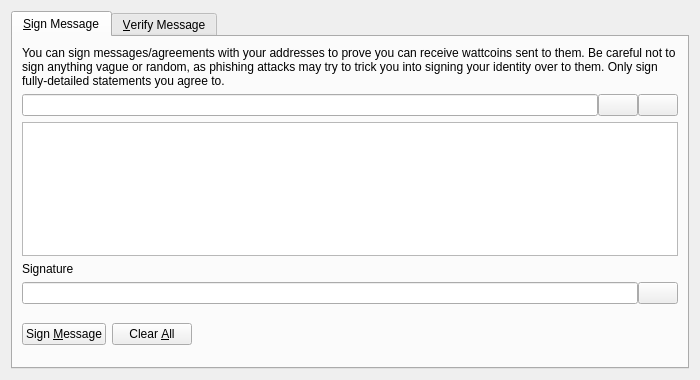
<?xml version="1.0" encoding="UTF-8"?>
<ui version="4.0">
 <class>SignVerifyMessageDialog</class>
 <widget class="QDialog" name="SignVerifyMessageDialog">
  <property name="geometry">
   <rect>
    <x>0</x>
    <y>0</y>
    <width>700</width>
    <height>380</height>
   </rect>
  </property>
  <property name="windowTitle">
   <string>Signatures - Sign / Verify a Message</string>
  </property>
  <property name="modal">
   <bool>true</bool>
  </property>
  <layout class="QVBoxLayout" name="verticalLayout">
   <item>
    <widget class="QTabWidget" name="tabWidget">
     <property name="currentIndex">
      <number>0</number>
     </property>
     <widget class="QWidget" name="tabSignMessage">
      <attribute name="title">
       <string>&amp;Sign Message</string>
      </attribute>
      <layout class="QVBoxLayout" name="verticalLayout_SM">
       <item>
        <widget class="QLabel" name="infoLabel_SM">
         <property name="text">
          <string>You can sign messages/agreements with your addresses to prove you can receive wattcoins sent to them. Be careful not to sign anything vague or random, as phishing attacks may try to trick you into signing your identity over to them. Only sign fully-detailed statements you agree to.</string>
         </property>
         <property name="textFormat">
          <enum>Qt::PlainText</enum>
         </property>
         <property name="wordWrap">
          <bool>true</bool>
         </property>
        </widget>
       </item>
       <item>
        <layout class="QHBoxLayout" name="horizontalLayout_1_SM">
         <property name="spacing">
          <number>0</number>
         </property>
         <item>
          <widget class="QValidatedLineEdit" name="addressIn_SM">
           <property name="toolTip">
            <string>The Wattcoin address to sign the message with</string>
           </property>
          </widget>
         </item>
         <item>
          <widget class="QPushButton" name="addressBookButton_SM">
           <property name="toolTip">
            <string>Choose previously used address</string>
           </property>
           <property name="text">
            <string/>
           </property>
           <property name="icon">
            <iconset resource="../bitcoin.qrc">
             <normaloff>:/icons/address-book</normaloff>:/icons/address-book</iconset>
           </property>
           <property name="shortcut">
            <string>Alt+A</string>
           </property>
           <property name="autoDefault">
            <bool>false</bool>
           </property>
          </widget>
         </item>
         <item>
          <widget class="QPushButton" name="pasteButton_SM">
           <property name="toolTip">
            <string>Paste address from clipboard</string>
           </property>
           <property name="text">
            <string/>
           </property>
           <property name="icon">
            <iconset resource="../bitcoin.qrc">
             <normaloff>:/icons/editpaste</normaloff>:/icons/editpaste</iconset>
           </property>
           <property name="shortcut">
            <string>Alt+P</string>
           </property>
           <property name="autoDefault">
            <bool>false</bool>
           </property>
          </widget>
         </item>
        </layout>
       </item>
       <item>
        <widget class="QPlainTextEdit" name="messageIn_SM">
         <property name="toolTip">
          <string>Enter the message you want to sign here</string>
         </property>
        </widget>
       </item>
       <item>
        <widget class="QLabel" name="signatureLabel_SM">
         <property name="text">
          <string>Signature</string>
         </property>
         <property name="textFormat">
          <enum>Qt::PlainText</enum>
         </property>
        </widget>
       </item>
       <item>
        <layout class="QHBoxLayout" name="horizontalLayout_2_SM">
         <property name="spacing">
          <number>0</number>
         </property>
         <item>
          <widget class="QLineEdit" name="signatureOut_SM">
           <property name="font">
            <font>
             <italic>true</italic>
            </font>
           </property>
           <property name="readOnly">
            <bool>true</bool>
           </property>
          </widget>
         </item>
         <item>
          <widget class="QPushButton" name="copySignatureButton_SM">
           <property name="toolTip">
            <string>Copy the current signature to the system clipboard</string>
           </property>
           <property name="text">
            <string/>
           </property>
           <property name="icon">
            <iconset resource="../bitcoin.qrc">
             <normaloff>:/icons/editcopy</normaloff>:/icons/editcopy</iconset>
           </property>
           <property name="autoDefault">
            <bool>false</bool>
           </property>
          </widget>
         </item>
        </layout>
       </item>
       <item>
        <layout class="QHBoxLayout" name="horizontalLayout_3_SM">
         <item>
          <widget class="QPushButton" name="signMessageButton_SM">
           <property name="toolTip">
            <string>Sign the message to prove you own this Wattcoin address</string>
           </property>
           <property name="text">
            <string>Sign &amp;Message</string>
           </property>
           <property name="icon">
            <iconset resource="../bitcoin.qrc">
             <normaloff>:/icons/edit</normaloff>:/icons/edit</iconset>
           </property>
           <property name="autoDefault">
            <bool>false</bool>
           </property>
          </widget>
         </item>
         <item>
          <widget class="QPushButton" name="clearButton_SM">
           <property name="toolTip">
            <string>Reset all sign message fields</string>
           </property>
           <property name="text">
            <string>Clear &amp;All</string>
           </property>
           <property name="icon">
            <iconset resource="../bitcoin.qrc">
             <normaloff>:/icons/remove</normaloff>:/icons/remove</iconset>
           </property>
           <property name="autoDefault">
            <bool>false</bool>
           </property>
          </widget>
         </item>
         <item>
          <spacer name="horizontalSpacer_1_SM">
           <property name="orientation">
            <enum>Qt::Horizontal</enum>
           </property>
           <property name="sizeHint" stdset="0">
            <size>
             <width>40</width>
             <height>48</height>
            </size>
           </property>
          </spacer>
         </item>
         <item>
          <widget class="QLabel" name="statusLabel_SM">
           <property name="font">
            <font>
             <weight>75</weight>
             <bold>true</bold>
            </font>
           </property>
           <property name="text">
            <string/>
           </property>
           <property name="wordWrap">
            <bool>true</bool>
           </property>
          </widget>
         </item>
         <item>
          <spacer name="horizontalSpacer_2_SM">
           <property name="orientation">
            <enum>Qt::Horizontal</enum>
           </property>
           <property name="sizeHint" stdset="0">
            <size>
             <width>40</width>
             <height>48</height>
            </size>
           </property>
          </spacer>
         </item>
        </layout>
       </item>
      </layout>
     </widget>
     <widget class="QWidget" name="tabVerifyMessage">
      <attribute name="title">
       <string>&amp;Verify Message</string>
      </attribute>
      <layout class="QVBoxLayout" name="verticalLayout_VM">
       <item>
        <widget class="QLabel" name="infoLabel_VM">
         <property name="text">
          <string>Enter the receiver's address, message (ensure you copy line breaks, spaces, tabs, etc. exactly) and signature below to verify the message. Be careful not to read more into the signature than what is in the signed message itself, to avoid being tricked by a man-in-the-middle attack. Note that this only proves the signing party receives with the address, it cannot prove sendership of any transaction!</string>
         </property>
         <property name="textFormat">
          <enum>Qt::PlainText</enum>
         </property>
         <property name="alignment">
          <set>Qt::AlignLeading|Qt::AlignLeft|Qt::AlignTop</set>
         </property>
         <property name="wordWrap">
          <bool>true</bool>
         </property>
        </widget>
       </item>
       <item>
        <layout class="QHBoxLayout" name="horizontalLayout_1_VM">
         <property name="spacing">
          <number>0</number>
         </property>
         <item>
          <widget class="QValidatedLineEdit" name="addressIn_VM">
           <property name="toolTip">
            <string>The Wattcoin address the message was signed with</string>
           </property>
          </widget>
         </item>
         <item>
          <widget class="QPushButton" name="addressBookButton_VM">
           <property name="toolTip">
            <string>Choose previously used address</string>
           </property>
           <property name="text">
            <string/>
           </property>
           <property name="icon">
            <iconset resource="../bitcoin.qrc">
             <normaloff>:/icons/address-book</normaloff>:/icons/address-book</iconset>
           </property>
           <property name="shortcut">
            <string>Alt+A</string>
           </property>
           <property name="autoDefault">
            <bool>false</bool>
           </property>
          </widget>
         </item>
        </layout>
       </item>
       <item>
        <widget class="QPlainTextEdit" name="messageIn_VM"/>
       </item>
       <item>
        <widget class="QValidatedLineEdit" name="signatureIn_VM"/>
       </item>
       <item>
        <layout class="QHBoxLayout" name="horizontalLayout_2_VM">
         <item>
          <widget class="QPushButton" name="verifyMessageButton_VM">
           <property name="toolTip">
            <string>Verify the message to ensure it was signed with the specified Wattcoin address</string>
           </property>
           <property name="text">
            <string>Verify &amp;Message</string>
           </property>
           <property name="icon">
            <iconset resource="../bitcoin.qrc">
             <normaloff>:/icons/transaction_0</normaloff>:/icons/transaction_0</iconset>
           </property>
           <property name="autoDefault">
            <bool>false</bool>
           </property>
          </widget>
         </item>
         <item>
          <widget class="QPushButton" name="clearButton_VM">
           <property name="toolTip">
            <string>Reset all verify message fields</string>
           </property>
           <property name="text">
            <string>Clear &amp;All</string>
           </property>
           <property name="icon">
            <iconset resource="../bitcoin.qrc">
             <normaloff>:/icons/remove</normaloff>:/icons/remove</iconset>
           </property>
           <property name="autoDefault">
            <bool>false</bool>
           </property>
          </widget>
         </item>
         <item>
          <spacer name="horizontalSpacer_1_VM">
           <property name="orientation">
            <enum>Qt::Horizontal</enum>
           </property>
           <property name="sizeHint" stdset="0">
            <size>
             <width>40</width>
             <height>48</height>
            </size>
           </property>
          </spacer>
         </item>
         <item>
          <widget class="QLabel" name="statusLabel_VM">
           <property name="font">
            <font>
             <weight>75</weight>
             <bold>true</bold>
            </font>
           </property>
           <property name="text">
            <string/>
           </property>
           <property name="wordWrap">
            <bool>true</bool>
           </property>
          </widget>
         </item>
         <item>
          <spacer name="horizontalSpacer_2_VM">
           <property name="orientation">
            <enum>Qt::Horizontal</enum>
           </property>
           <property name="sizeHint" stdset="0">
            <size>
             <width>40</width>
             <height>48</height>
            </size>
           </property>
          </spacer>
         </item>
        </layout>
       </item>
      </layout>
     </widget>
    </widget>
   </item>
  </layout>
 </widget>
 <customwidgets>
  <customwidget>
   <class>QValidatedLineEdit</class>
   <extends>QLineEdit</extends>
   <header>qt/qvalidatedlineedit.h</header>
  </customwidget>
 </customwidgets>
 <resources>
  <include location="../bitcoin.qrc"/>
 </resources>
 <connections/>
</ui>
